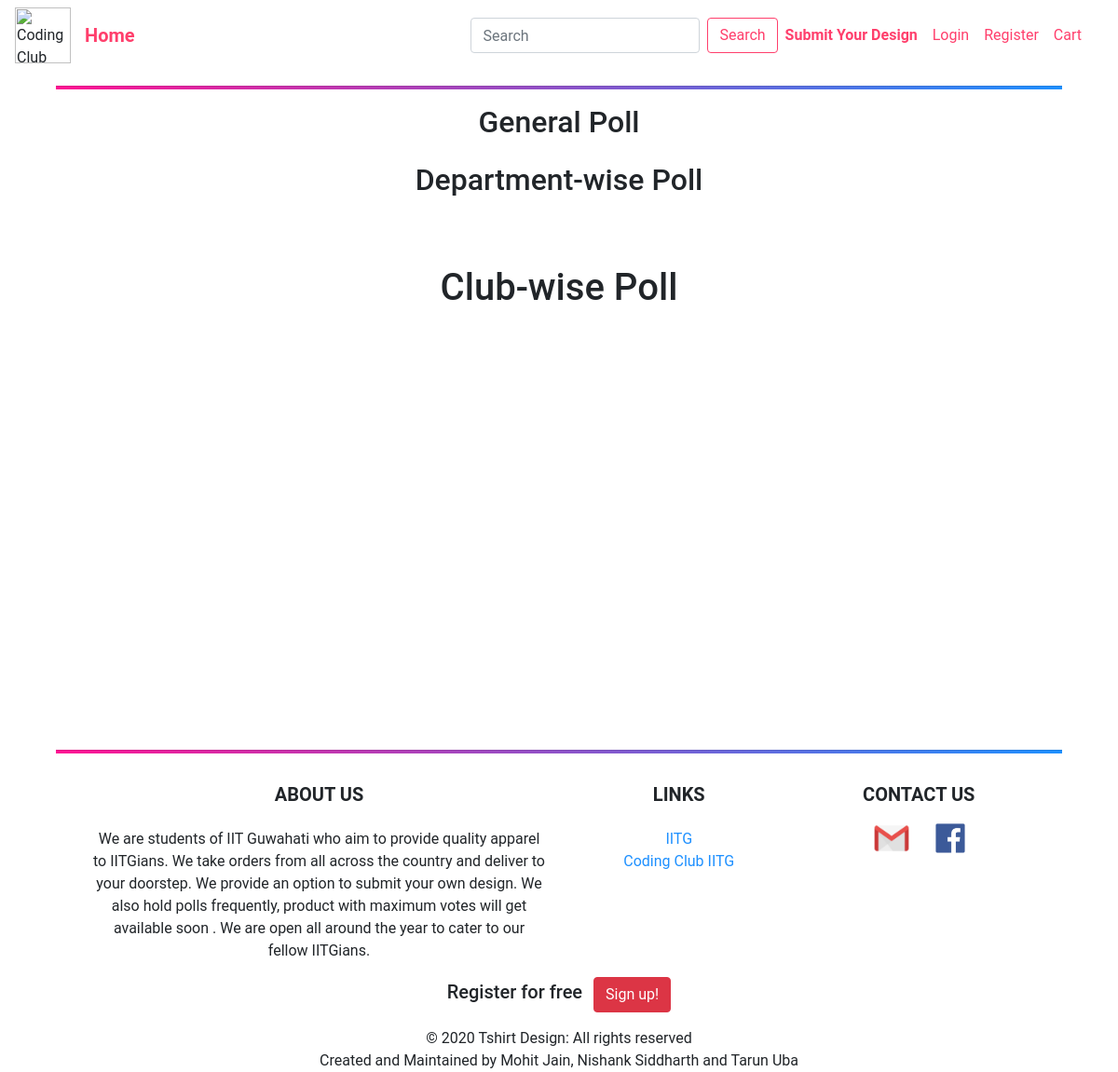
The page /polls/ on the database as committed earlier.
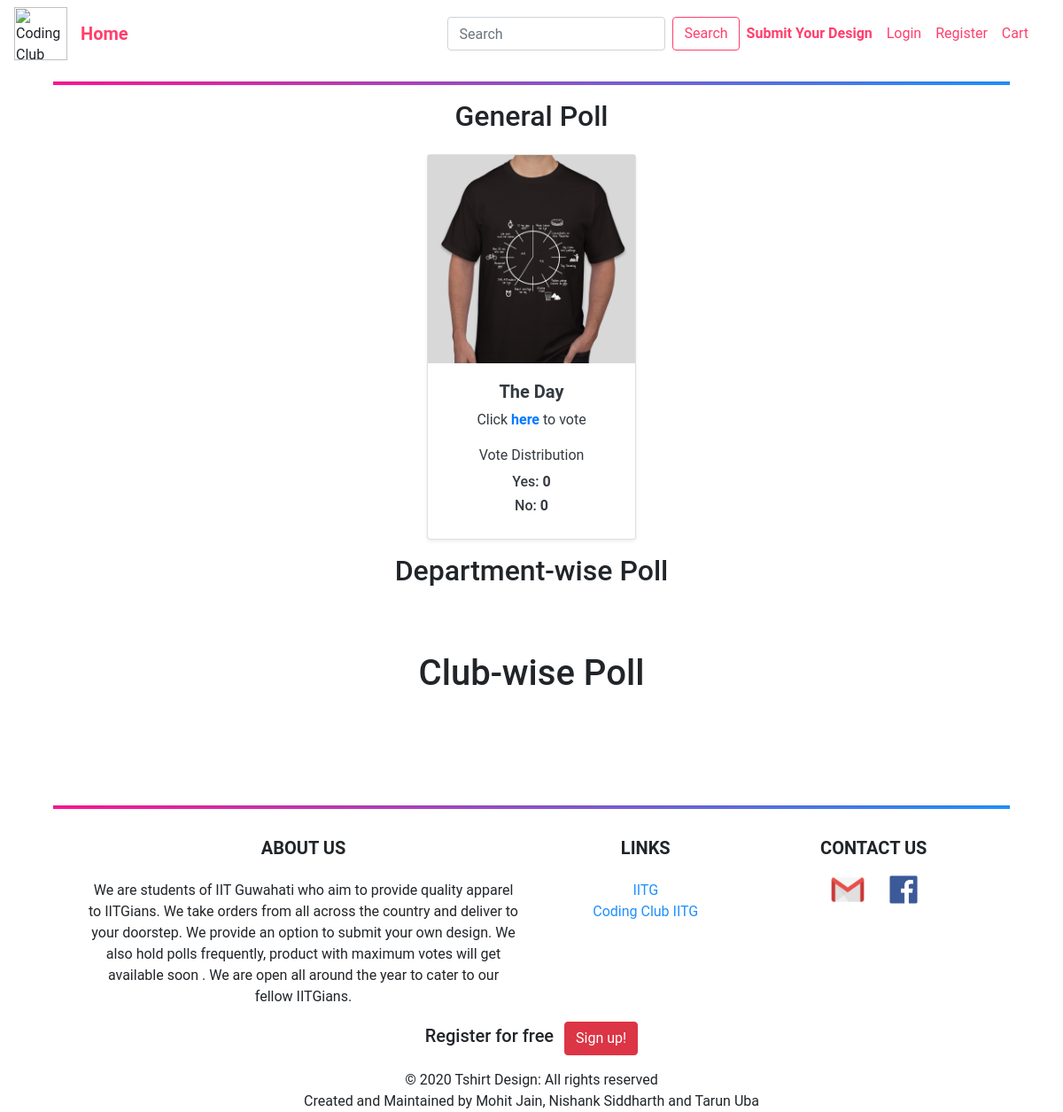
The same page on the database as committed later.
### polls/models.py (models this page shows, shortened)
class Question(models.Model):
    question_text = models.CharField(max_length=200)
    department = models.CharField(max_length=120, choices=DEPARTMENTS, default='None')
    club = models.CharField(max_length=120, choices=CLUBS, default='None')
    image = models.ImageField( default='default.jpg', upload_to='images/')
    pub_date = models.DateTimeField(auto_now_add=True)
    status = models.BooleanField(default=True)
    image1 = models.ImageField(upload_to='images/',blank=True,null=True )
    general = models.BooleanField(default=False)

class Choice(models.Model):
    question = models.ForeignKey(Question, on_delete=models.CASCADE)
    choice_text = models.CharField(max_length=200)
    votes = models.IntegerField(default=0)

### polls/views.py (the view)
# urls.py: path('', views.IndexView.as_view(), name='index'),
class IndexView(generic.ListView):
    template_name = 'polls/index.html'
    context_object_name = 'latest_question_list'
    def get_queryset(self):
        return Question.objects.filter(
            pub_date__lte=timezone.now()
        ).order_by('-pub_date')[:5]

### polls/templates/polls/index.html (shortened to what this page needs)
{% extends "blog/base.html" %}
{% block content %}
 <div class="col-lg-8 col-sm-10 col-md-10 mx-auto">
    {% if latest_question_list %}
         <h2 class="text-center mb-4">General Poll</h2>
        <div class="row">
            {% for question in latest_question_list %}
                {% if question.general == True %}
                    <div class="col-lg-4 col-md-5 col-sm-10 mx-auto">
                        <div class="card shadow-sm mb-3">
                            <div class="col-sm-12">
                                <img class="img-fluid" src="{{ question.image.url }}" alt="{{ question.question_text }}">
                            </div>
                            <div class="card-body text-dark">
                                <h5 class="text-center"><strong>{{ question.question_text }}</strong></h5>
                                <p class="text-center">Click<a href="{% url 'polls:vote' question.id %}"> <strong>here </strong></a>to vote</p>
                                <p class="text-center mb-2"> Vote Distribution</p>
                                {% for choice in question.choice_set.all %}
                                    <div  class="col-sm-10 mx-auto text-center" >
                                        <h6 class="" >{{ choice.choice_text|capfirst }}: <strong>{{ choice.votes}}</strong> </h6>
                                    </div>
                                {% endfor %}
                            </div>
                        </div>
                    </div>
                {% endif %}
            {% endfor %}
        </div>
        <h2 class="text-center mb-4">Department-wise Poll</h2>
        <br>
        <br>
        <h1 class="text-center mb-4">Club-wise Poll</h1>
    {% endif %}
</div>
{% endblock %}

### blog/templates/blog/base.html (shortened to what this page needs)
{% load static %}
<link rel="stylesheet" type="text/css" href="{% static 'blog/main.css' %}">
<!DOCTYPE html>
<html lang="en">
<head>
    <link rel="stylesheet" href="https://stackpath.bootstrapcdn.com/bootstrap/4.4.1/css/bootstrap.min.css">
</head>
<body id="bootstrap-overrides" style="margin-top: 0; background: #fff; font-family: 'Roboto', 'Whitney','Helvetica' ,'Arial', sans-serif">
<header class="site-header">
    <header style="background-color:#FFFFFF">
        <nav class=" navbar navbar-expand-lg navbar-light ">
            <img src="https://www.iitg.ac.in/stud/gymkhana/technical/assets/img/resources/codingclubLogo.png" width="60px" height="60px" alt="Coding Club">
            <div class="container">
                <a  style="color: #ff3f6c" onMouseOver="this.style.color='#007bff'" onMouseOut="this.style.color='#ff3f6c'" class="navbar-brand mr-4" href="{% url 'blog:product-home' %}"><strong>Home</strong> </a>
                <div class="collapse navbar-collapse" id="navbarToggle">
                    <form class="form-inline ml-auto my-2 my-lg-0" action='/s/'>
                        <input class="form-control mr-sm-2" type="search" name='q' placeholder="Search" aria-label="Search" >
                        <button style="border-color: #ff3f6c; color: #ff3f6c" class="btn btn-outline-light my-2 my-sm-0 mx-auto text-center" onMouseOver="this.style.borderColor='green'" onMouseOut="this.style.borderColor='#ff3f6c'" type="submit">Search</button>
                    </form>
                    <div class="navbar-nav">
                                                            <a style="color: #ff3f6c" onMouseOver="this.style.color='#007bff'" onMouseOut="this.style.color='#ff3f6c'" target="_blank" class="nav-item nav-link text-center" href="https://forms.gle/vyuqSar69Fa8eBs86"><strong>Submit Your Design</strong></a>
                        {% if user.is_authenticated %}
                            {% if user.profile.is_merchant == 1 %}
                                <a style="color: #ff3f6c" onMouseOver="this.style.color='#007bff'" onMouseOut="this.style.color='#ff3f6c'" class="nav-item nav-link text-center" href="{% url 'blog:manageproducts' %}">Manage Products</a>
                            {% endif %}
                            <a style="color: #ff3f6c" onMouseOver="this.style.color='#007bff'" onMouseOut="this.style.color='#ff3f6c'" class="nav-item nav-link text-center" href="{% url 'profile' %}">Profile</a>
                            <a style="color: #ff3f6c" onMouseOver="this.style.color='#007bff'" onMouseOut="this.style.color='#ff3f6c'" class="nav-item nav-link text-center" href="{% url 'logout' %}">Logout</a>
                            <a style="color: #ff3f6c" onMouseOver="this.style.color='#007bff'" onMouseOut="this.style.color='#ff3f6c'" class="nav-item nav-link text-center" href="{% url 'orders' %}">Orders</a>
                        {% else %}
                            <a style="color: #ff3f6c" onMouseOver="this.style.color='#007bff'" onMouseOut="this.style.color='#ff3f6c'" class="nav-item nav-link text-center" href="{% url 'login' %}">Login</a>
                            <a style="color: #ff3f6c" onMouseOver="this.style.color='#007bff'" onMouseOut="this.style.color='#ff3f6c'" class="nav-item nav-link text-center" href="{% url 'register' %}">Register</a>
                        {% endif %}
                        <a style="color: #ff3f6c" onMouseOver="this.style.color='#007bff'" onMouseOut="this.style.color='#ff3f6c'" class="nav-item nav-link text-center" href="{% url 'cart' %}">Cart  </a>
                    </div>
                </div>
            </div>
        </nav>
    </header>
    <hr style="width: 90%;background:linear-gradient(to right,deeppink,dodgerblue);height: 3px">
</header>
{% block content %}
{%  endblock %}
<footer class="page-footer font-small stylish-color-dark pt-4 footer-fixed" >
    <hr style="width: 90%;background:linear-gradient(to right,deeppink,dodgerblue);height: 3px">
    <div class="col-lg-10 col-md-8 col-sm-12 text-center mx-auto" >
        <div class="row">
            <div class="col-sm-11 col-lg-6 col-md-6  mx-auto">
                <h5 class="font-weight-bold text-uppercase mt-3 mb-4">About us</h5>
                <p>We are students of IIT Guwahati who aim to provide quality apparel to IITGians.
                    We take orders from all across the country and deliver to your doorstep.
                    We provide an option to submit your own design.
                    We also hold polls frequently, product with maximum votes will get available soon . We are open all around the year to cater to our fellow IITGians.</p>
            </div>
            <div class="col-lg-3 col-md-3 col-sm-11 mx-auto">
                <h5 class="font-weight-bold text-uppercase mt-3 mb-4">Links</h5>
                <ul class="list-unstyled">
                     <li>
                        <a style="color: dodgerblue" target="_blank" href="https://www.iitg.ac.in/">IITG</a>
                    </li>
                    <li>
                        <a style="color: dodgerblue"  target="_blank" href="https://www.iitg.ac.in/stud/gymkhana/technical/home/CodingHome.html">Coding Club IITG</a>
                    </li>
                </ul>
            </div>
            <div class="col-lg-3 col-md-3 col-sm-11 mx-auto">
                <h5 class="font-weight-bold text-center text-uppercase mt-3 mb-1">Contact Us</h5>
                <a class="" href="#"><img
                        style="width: 40px; margin: 5%" src="/media/icons/icon-gmail.png" alt="Gmail"> </a>
                <a class="" href="#"><img
                        style="width: 32px; margin: 5%" src="/media/icons/icon-fb.png" alt="Facebook"> </a>
            </div>
        </div>
    </div>
    <ul class="list-unstyled list-inline text-center">
        <li class="list-inline-item">
            <h5 class="mb-1">Register for free</h5>
        </li>
        <li class="list-inline-item">
            <a href="{% url 'register' %}" class="btn btn-danger btn-rounded">Sign up!</a>
        </li>
    </ul>
    <div class="footer-copyright text-center mb-4">© 2020 Tshirt Design: All rights reserved <p>Created and Maintained by Mohit Jain, Nishank Siddharth and Tarun Uba</p></div>
</footer>
</body>
</html>

### blog/static/blog/main.css (style rules this page uses)
body { position: relative; margin: 0; padding-bottom: 6rem; min-height: 100%; background: #fff; color: #333333; }
ul { margin: 0; }
.footer-fixed { bottom: 0; height: 35px; left: 0; position: absolute; right: 0; }
.site-header .navbar-nav .nav-link { color: #cbd5db; }

### polls/templates/polls/index.html (style rules this page uses)
.col-sm-12 { padding: 0; }

Rows that differ between the two databases and show on the page:
added Question: image (picture), question_text "The Day"
added Choice: choice_text "Yes", votes "0"
added Choice: choice_text "No", votes "0"
